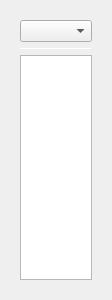
<?xml version="1.0" encoding="UTF-8"?>
<ui version="4.0">
 <class>WorkFilesForm</class>
 <widget class="QWidget" name="WorkFilesForm">
  <property name="geometry">
   <rect>
    <x>0</x>
    <y>0</y>
    <width>112</width>
    <height>300</height>
   </rect>
  </property>
  <property name="windowTitle">
   <string>Form</string>
  </property>
  <layout class="QVBoxLayout" name="verticalLayout_2">
   <item>
    <widget class="QFrame" name="MainContainer">
     <property name="frameShape">
      <enum>QFrame::NoFrame</enum>
     </property>
     <property name="frameShadow">
      <enum>QFrame::Plain</enum>
     </property>
     <layout class="QVBoxLayout" name="verticalLayout">
      <item>
       <widget class="QComboBox" name="sort_comboBox">
        <property name="maximumSize">
         <size>
          <width>16777215</width>
          <height>25</height>
         </size>
        </property>
       </widget>
      </item>
      <item>
       <widget class="Line" name="header_line">
        <property name="minimumSize">
         <size>
          <width>0</width>
          <height>1</height>
         </size>
        </property>
        <property name="maximumSize">
         <size>
          <width>16777215</width>
          <height>1</height>
         </size>
        </property>
        <property name="orientation">
         <enum>Qt::Horizontal</enum>
        </property>
       </widget>
      </item>
      <item>
       <widget class="QListWidget" name="workFiles_listWidget">
        <property name="verticalScrollBarPolicy">
         <enum>Qt::ScrollBarAsNeeded</enum>
        </property>
        <property name="horizontalScrollBarPolicy">
         <enum>Qt::ScrollBarAlwaysOff</enum>
        </property>
       </widget>
      </item>
     </layout>
    </widget>
   </item>
  </layout>
 </widget>
 <resources/>
 <connections/>
</ui>
